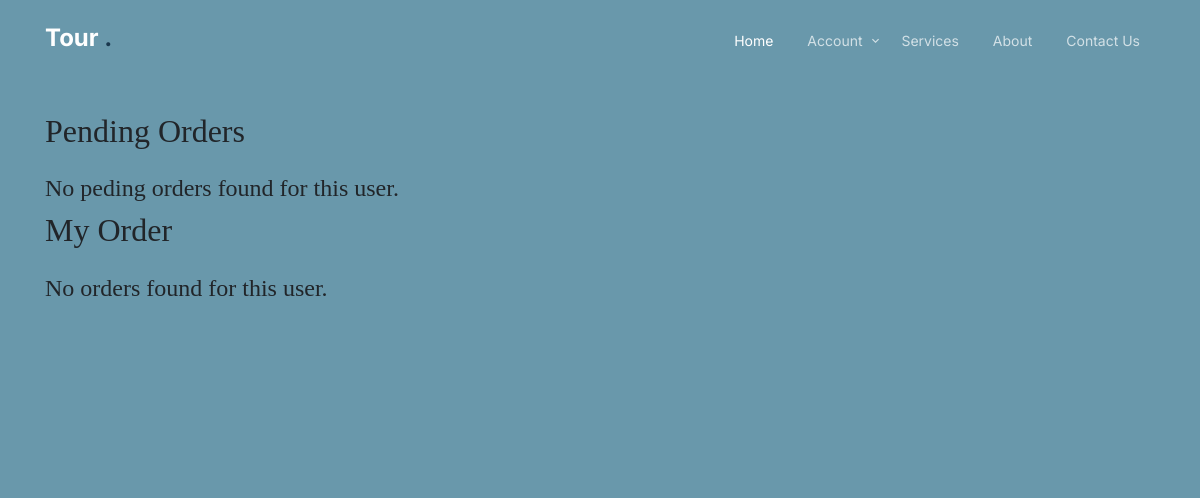
Before: /user/Order/ (signed in) with the older database file.
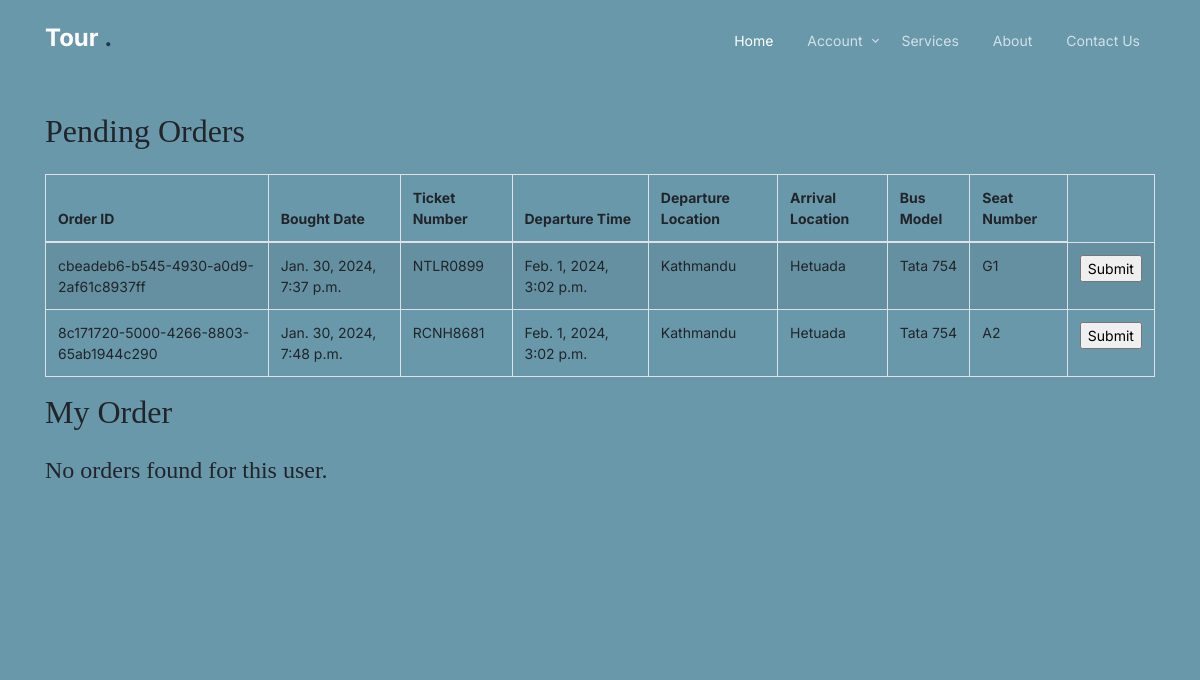
After: the same page with the newer database file.
### bus_reserve/models.py (models this page shows, shortened)
class TicketOrder(models.Model):
    id = models.UUIDField(default=uuid4, primary_key=True, blank=True)
    user_id = models.ForeignKey(User, blank=True, on_delete=models.CASCADE)
    transaction_id = models.ForeignKey('TransactionTable', blank=True,on_delete=models.CASCADE)
    bought_date = models.DateTimeField(auto_now=True)
    quantity = models.IntegerField(default=1, blank=True)
    ticket_id = models.ManyToManyField(Ticket, blank=True)
    class Meta:
        verbose_name = "Ticket Order"
        verbose_name_plural = "Ticket Orders"

class TransactionTable(models.Model):
    id = models.CharField(default=uuid4, primary_key=True, max_length=200)
    t_date = models.DateTimeField(auto_now_add=True)
    user_id = models.ForeignKey(User, on_delete=models.CASCADE)
    phone = models.CharField(max_length=10, blank=True, null=True)
    pidx = models.CharField(max_length=256, blank=True, null=True)
    amount = models.IntegerField(default=100)
    status = models.CharField(max_length=20, choices=t_choices, default='1')
    khalti_tran_id = models.CharField(max_length=256, blank=True)
    class Meta:
        verbose_name = "Transaction"
        verbose_name_plural = "Transactions"

class Ticket(models.Model):
    id = models.UUIDField(default=uuid4, primary_key=True, blank=True)
    ticket_num = models.CharField(max_length=10)
    schedule_id = models.ForeignKey(BusSchedule, on_delete=models.CASCADE)
    seat_id = models.OneToOneField(Seat, on_delete=models.CASCADE)
    class Meta:
        verbose_name = "Ticket"
        verbose_name_plural = "Tickets"

class BusSchedule(models.Model):
    id = models.UUIDField(default=uuid4, primary_key=True, blank=True)
    bus_id = models.OneToOneField(Bus, on_delete=models.CASCADE)
    depart_date = models.DateTimeField()
    route_id = models.ForeignKey(Route, on_delete=models.CASCADE)
    class Meta:
        verbose_name = "Bus Schedule"
        verbose_name_plural = "Bus Schedules"

class Route(models.Model):
    id = models.UUIDField(default=uuid4, primary_key=True, blank=True)
    depart_loc = models.CharField(max_length=20, choices=LOCATIONS, default='1')
    arrive_loc = models.CharField(max_length=20, choices=LOCATIONS, default='1')
    distance = models.IntegerField(default=1)
    price = models.IntegerField(default=100)
    class Meta:
        verbose_name = "Route"
        verbose_name_plural = "Routes"

class Bus(models.Model):
    id = models.UUIDField(default=uuid4, primary_key=True, blank=True)
    model = models.CharField(max_length=15)
    capacity = models.IntegerField(default=20)
    number_plate = models.CharField(max_length=20, unique=True)
    image = models.ImageField(upload_to="bus_images/")
    class Meta:
        verbose_name = "Bus"
        verbose_name_plural = "Buses"

class Seat(models.Model):
    id = models.UUIDField(default=uuid4, primary_key=True, blank=True)
    bus_id = models.ForeignKey(Bus, on_delete=models.CASCADE)
    number = models.CharField(max_length=3)
    is_free = models.BooleanField(default=True, blank=True)
    class Meta:
        verbose_name = "Seat"
        verbose_name_plural = "Seats"

### account/views.py (the view, shortened to what this page needs)
# urls.py: path('Order/',MyOrder.as_view(),name='order'),
@method_decorator(login_required(login_url='Login'), name='dispatch')
class MyOrder(View):
  def get(self, request, *args, **kwargs):
    user_id=request.user.id
    ticket_orders = TicketHistory.objects.filter(user_id=user_id)
    pending_tickets = TicketOrder.objects.filter(user_id=user_id)
    return render(request,'account/Order.html',{'ticket_orders': ticket_orders, 'pending_tickets':pending_tickets})

### templates/account/Order.html (shortened to what this page needs)
{% extends 'setup/base.html' %}
{% load static %}
{%block header %}
{% include "setup/nav.html" %}
{% endblock %}
{% block content %}
<div class="hero">
    <div class="container">
      <h2 class="mb-4">Pending Orders</h2>
    {% if pending_tickets %}
      <table class="table table-bordered table-striped">
        <thead>
          <tr>
              <tr>
                  <th>Order ID</th>
                  <th>Bought Date</th>
                  <th>Ticket Number</th>
                  <th>Departure Time</th>
                  <th>Departure Location</th>
                  <th>Arrival Location</th>
                  <th>Bus Model</th>
                  <th>Seat Number</th>
                </tr>
          </tr>
        </thead>
        <tbody>
          {% for order in pending_tickets %}
            {% for ticket in order.ticket_id.all %}
              <tr>
                <td>{{ order.id }}</td>
                <td>{{ order.transaction_id.t_date }}</td>
                <td>{{ ticket.ticket_num }}</td>
                <td>{{ ticket.schedule_id.depart_date }}</td>
                <td>{{ ticket.schedule_id.route_id.get_depart_loc_display }}</td>
                <td>{{ ticket.schedule_id.route_id.get_arrive_loc_display }}</td>
                <td>{{ ticket.schedule_id.bus_id.model }}</td>
                <td>{{ ticket.seat_id.number }}</td>
                <form method="post" action="{% url 'order' %}">
                  <td><input type="submit"></td>
                </form>
              </tr>
            {% endfor %}
        {% endfor %}
        </tbody>
      </table>
      {% else %}
        <h4>No peding orders found for this user.</h4>
      {% endif %}
    <h2 class="mb-4">My Order</h2>
    {% if ticket_orders %}
    <table class="table table-bordered table-striped">
      <thead>
        <tr>
            <tr>
                <th>Order ID</th>
                <th>Bought Date</th>
                <th>Ticket Number</th>
                <th>Departure Time</th>
                <th>Departure Location</th>
                <th>Arrival Location</th>
                <th>Bus Model</th>
                <th>Seat Number</th>
              </tr>
        </tr>
      </thead>
      <tbody>
        {% for order in ticket_orders %}
          <tr>
            <td>{{ order.id }}</td>
            <td>{{ order.tran_id.t_date }}</td>
            <td>{{ order.ticket_number }}</td>
            <td>{{ order.depart_date }}</td>
            <td>{{ order.depart_loc }}</td>
            <td>{{ order.arrive_loc }}</td>
            <td>{{ order.bus_model }}</td>
            <td>{{ order.seat_number }}</td>
          </tr>
        {% endfor %}
      </tbody>
    </table>
    {% else %}
      <h4>No orders found for this user.</h4>
    {% endif %}
  </div>
</div>
{% endblock %}

### templates/setup/base.html (shortened to what this page needs)
{% load static %}
<!doctype html>
<html lang="en">
<head>
	<link rel="stylesheet" href="{% static 'css/bootstrap.min.css' %}">
	<link rel="stylesheet" href="{% static 'css/owl.carousel.min.css' %}">
	<link rel="stylesheet" href="{% static 'css/owl.theme.default.min.css' %}">
	<link rel="stylesheet" href="{% static 'css/jquery.fancybox.min.css' %}">
	<link rel="stylesheet" href="{% static 'fonts/icomoon/style.css' %}">
	<link rel="stylesheet" href="{% static 'fonts/flaticon/font/flaticon.css' %}">
	<link rel="stylesheet" href="{% static 'css/daterangepicker.css' %}">
	<link rel="stylesheet" href="{% static 'css/aos.css' %}">
	<link rel="stylesheet" href="{% static 'css/style.css' %}">
</head>
<body>
	{%block header %}
    {% endblock %}
    {%block content %}
    {% endblock %}
</body>
</html>

### templates/setup/nav.html (shortened to what this page needs)
{% load static %}
<nav class="site-nav">
    <div class="container">
        <div class="site-navigation">
            <a href="{% url 'home'  %}" class="logo m-0">Tour <span class="text-primary">.</span></a>
            <ul class="js-clone-nav d-none d-lg-inline-block text-left site-menu float-right">
                <li class="active"><a href="{% url 'home'  %}">Home</a></li>
                <li class="has-children">
                    <a href="#">Account</a>
                </li>
                <li><a href="{% url 'services'  %}">Services</a></li>
                <li><a href="{% url 'about'  %}">About</a></li>
                <li><a href="{% url 'contact'  %}">Contact Us</a></li>
            </ul>
        </div>
    </div>
</nav>

### static/css/style.css (style rules this page uses)
body { font-family: "Inter", sans-serif; line-height: 1.5; background: #ffffff; overflow-x: hidden; font-size: 14px; }
body:before { content: ""; position: fixed; top: 0; left: 0; z-index: 99; right: 0; bottom: 0; background: rgba(0, 0, 0, 0.2); opacity: 0; visibility: hidden; -webkit-transition: .3s all ease; -o-transition: .3s all ease; transition: .3s all ease; }
a { color: #1A374D; -webkit-transition: .3s all ease; -o-transition: .3s all ease; transition: .3s all ease; }
.text-primary { color: #1A374D !important; }
h1, .h1, h2, .h2, h3, .h3, h4, .h4 { font-family: "Source Serif Pro", serif; }
.logo { font-size: 24px; color: #ffffff; font-weight: 700; }
.site-nav { position: absolute; top: 0; z-index: 9; width: 100%; }
.site-nav { padding-top: 20px; padding-bottom: 20px; }
.site-nav .site-navigation .site-menu { margin-bottom: 0; }
.site-nav .site-navigation .site-menu > li { display: inline-block; }
.site-nav .site-navigation .site-menu > li > a { font-size: 14px; padding: 10px 15px; display: inline-block; text-decoration: none !important; color: rgba(255, 255, 255, 0.7); }
.site-nav .site-navigation .site-menu > li.active > a { color: #ffffff; }
.site-nav .site-navigation .site-menu .has-children { position: relative; }
.site-nav .site-navigation .site-menu .has-children > a { position: relative; padding-right: 20px; }
.site-nav .site-navigation .site-menu .has-children > a:before { position: absolute; content: "\e313"; font-size: 14px; top: 50%; right: 0; -webkit-transform: translateY(-50%); -ms-transform: translateY(-50%); transform: translateY(-50%); font-family: 'icomoon'; }
.site-mobile-menu .site-nav-wrap { padding: 0; margin: 0; list-style: none; position: relative; }
.site-mobile-menu .site-nav-wrap a { padding: 5px 20px; display: block; position: relative; color: #000000; }
.site-mobile-menu .site-nav-wrap li { position: relative; display: block; }
.site-mobile-menu .site-nav-wrap li.active > a { color: #1A374D; }
.site-mobile-menu .site-nav-wrap > li { display: block; position: relative; float: left; width: 100%; }
.site-mobile-menu .site-nav-wrap > li > a { padding-left: 20px; font-size: 14px; }
.hero { padding: 7rem 0 10rem 0; background: #6998AB; margin-bottom: 100px; }

Changed rows visible on the page:
added TicketOrder: id "cbeadeb6-b545-4930-a0d9-2af61c8937ff", transaction_id.t_date "Jan. 30, 2024, 7:37 p.m."
added Ticket: ticket_num "NTLR0899", schedule_id.depart_date "Feb. 1, 2024, 3:02 p.m.", schedule_id.route_id.depart_loc "Kathmandu", schedule_id.route_id.arrive_loc "Hetuada", schedule_id.bus_id.model "Tata 754", seat_id.number "G1"
added TicketOrder: id "8c171720-5000-4266-8803-65ab1944c290", transaction_id.t_date "Jan. 30, 2024, 7:48 p.m."
added Ticket: ticket_num "RCNH8681", schedule_id.depart_date "Feb. 1, 2024, 3:02 p.m.", schedule_id.route_id.depart_loc "Kathmandu", schedule_id.route_id.arrive_loc "Hetuada", schedule_id.bus_id.model "Tata 754", seat_id.number "A2"
Other visible differences:
text no longer shown: "No peding orders found for this user."
text now shown: "Order ID Bought Date Ticket Number Departure Time Departure Location Arrival Location Bus Model Seat Number"
